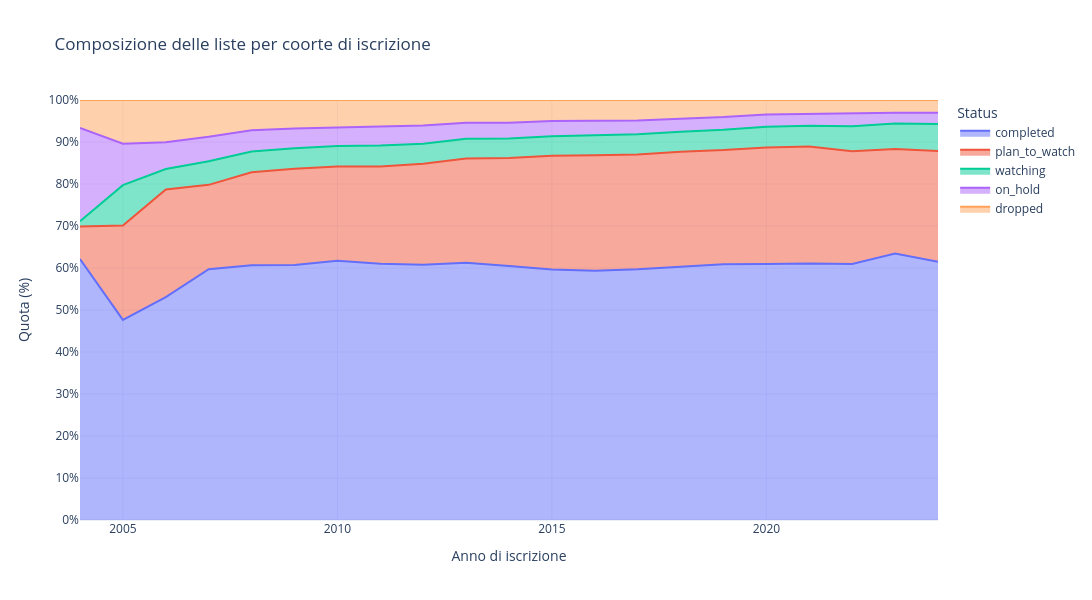

The notebook cell saved with this chart:
### Markdown cell above
## Composizione delle liste per anno di iscrizione:

### Code cell
df = df_profiles.copy()

# anno iscrizione
df["joined"] = pd.to_datetime(df["joined"], errors="coerce")
df["joined_year"] = df["joined"].dt.year

# colonne di consumo
cols = ["watching", "completed", "on_hold", "dropped", "plan_to_watch"]
df[cols] = df[cols].apply(pd.to_numeric, errors="coerce").fillna(0)


# aggregazione per anno
consumption_time = (
    df.dropna(subset=["joined_year"])
      .assign(joined_year=lambda x: x["joined_year"].astype(int))
      .groupby("joined_year", observed=True)[cols]
      .sum()
      .reset_index()
      .sort_values("joined_year")
)
#periodo
consumption_time = consumption_time[consumption_time["joined_year"].between(1917, 2024)].copy()

#trasformo in percentuale, così da avere dati più omogenei
den = consumption_time[cols].sum(axis=1)
consumption_time = consumption_time[den > 0].copy()
den = consumption_time[cols].sum(axis=1)

consumption_pct = consumption_time.copy()
consumption_pct[cols] = consumption_pct[cols].div(den, axis=0) * 100

# righe controllo
print(f"joined_year coverage: {df['joined_year'].notna().mean():.3f}")
print(f"cohort share sums (min–max): {consumption_pct[cols].sum(axis=1).min():.1f}% – {consumption_pct[cols].sum(axis=1).max():.1f}%")


#grafico
consumption_long = consumption_pct.melt(
    id_vars="joined_year",
    value_vars=cols,
    var_name="status",
    value_name="share"
)
#ordine
status_order = ["completed", "plan_to_watch", "watching", "on_hold", "dropped"]

fig = px.area(
    consumption_long,
    x="joined_year",
    y="share",
    color="status",
    title="Composizione delle liste per coorte di iscrizione",
    labels={"joined_year": "Anno di iscrizione", "share": "Quota (%)", "status": "Status"},
    category_orders={"status": status_order}
)

fig.update_layout(template="plotly_white", width=1100, height=600)
fig.update_yaxes(ticksuffix="%", range=[0,100], dtick=10)
fig.update_traces(hovertemplate="Quota=%{y:.1f}%<br>Anno=%{x}<extra></extra>")
fig.show()

### Figure 1 — Plotly figure (JSON) as saved in the notebook; plotly's stock layout.template omitted (floating-point values rounded to 4 significant figures)
{"data": [{"fillpattern": {"shape": ""}, "hovertemplate": "Quota=%{y:.1f}%<br>Anno=%{x}<extra></extra>", "legendgroup": "completed", "line": {"color": "#636efa"}, "marker": {"symbol": "circle"}, "mode": "lines", "name": "completed", "orientation": "v", "showlegend": true, "stackgroup": "1", "x": [2004, 2005, 2006, 2007, 2008, 2009, 2010, 2011, 2012, 2013, 2014, 2015, 2016, 2017, 2018, 2019, 2020, 2021, 2022, 2023, 2024], "xaxis": "x", "y": [62.12, 47.64, 53.05, 59.71, 60.63, 60.71, 61.71, 61.04, 60.78, 61.28, 60.46, 59.64, 59.35, 59.68, 60.3, 60.87, 60.95, 61.06, 60.94, 63.45, 61.45], "yaxis": "y", "type": "scatter"}, {"fillpattern": {"shape": ""}, "hovertemplate": "Quota=%{y:.1f}%<br>Anno=%{x}<extra></extra>", "legendgroup": "plan_to_watch", "line": {"color": "#EF553B"}, "marker": {"symbol": "circle"}, "mode": "lines", "name": "plan_to_watch", "orientation": "v", "showlegend": true, "stackgroup": "1", "x": [2004, 2005, 2006, 2007, 2008, 2009, 2010, 2011, 2012, 2013, 2014, 2015, 2016, 2017, 2018, 2019, 2020, 2021, 2022, 2023, 2024], "xaxis": "x", "y": [7.791, 22.45, 25.65, 20.08, 22.18, 22.9, 22.47, 23.15, 24.05, 24.79, 25.75, 27.07, 27.51, 27.37, 27.37, 27.2, 27.77, 27.87, 26.87, 24.88, 26.39], "yaxis": "y", "type": "scatter"}, {"fillpattern": {"shape": ""}, "hovertemplate": "Quota=%{y:.1f}%<br>Anno=%{x}<extra></extra>", "legendgroup": "watching", "line": {"color": "#00cc96"}, "marker": {"symbol": "circle"}, "mode": "lines", "name": "watching", "orientation": "v", "showlegend": true, "stackgroup": "1", "x": [2004, 2005, 2006, 2007, 2008, 2009, 2010, 2011, 2012, 2013, 2014, 2015, 2016, 2017, 2018, 2019, 2020, 2021, 2022, 2023, 2024], "xaxis": "x", "y": [1.215, 9.63, 4.864, 5.62, 4.934, 4.923, 4.843, 4.984, 4.757, 4.711, 4.627, 4.639, 4.741, 4.789, 4.741, 4.828, 4.908, 4.916, 5.936, 6.079, 6.426], "yaxis": "y", "type": "scatter"}, {"fillpattern": {"shape": ""}, "hovertemplate": "Quota=%{y:.1f}%<br>Anno=%{x}<extra></extra>", "legendgroup": "on_hold", "line": {"color": "#ab63fa"}, "marker": {"symbol": "circle"}, "mode": "lines", "name": "on_hold", "orientation": "v", "showlegend": true, "stackgroup": "1", "x": [2004, 2005, 2006, 2007, 2008, 2009, 2010, 2011, 2012, 2013, 2014, 2015, 2016, 2017, 2018, 2019, 2020, 2021, 2022, 2023, 2024], "xaxis": "x", "y": [22.23, 9.883, 6.396, 5.846, 5.038, 4.711, 4.418, 4.532, 4.316, 3.816, 3.718, 3.623, 3.403, 3.264, 3.132, 3.037, 2.946, 2.889, 3.017, 2.57, 2.69], "yaxis": "y", "type": "scatter"}, {"fillpattern": {"shape": ""}, "hovertemplate": "Quota=%{y:.1f}%<br>Anno=%{x}<extra></extra>", "legendgroup": "dropped", "line": {"color": "#FFA15A"}, "marker": {"symbol": "circle"}, "mode": "lines", "name": "dropped", "orientation": "v", "showlegend": true, "stackgroup": "1", "x": [2004, 2005, 2006, 2007, 2008, 2009, 2010, 2011, 2012, 2013, 2014, 2015, 2016, 2017, 2018, 2019, 2020, 2021, 2022, 2023, 2024], "xaxis": "x", "y": [6.648, 10.39, 10.04, 8.74, 7.213, 6.758, 6.558, 6.296, 6.099, 5.409, 5.438, 5.023, 5.003, 4.896, 4.457, 4.057, 3.428, 3.265, 3.244, 3.027, 3.039], "yaxis": "y", "type": "scatter"}], "layout": {"xaxis": {"anchor": "y", "domain": [0.0, 1.0], "title": {"text": "Anno di iscrizione"}}, "yaxis": {"anchor": "x", "domain": [0.0, 1.0], "title": {"text": "Quota (%)"}, "ticksuffix": "%", "range": [0, 100], "dtick": 10}, "legend": {"title": {"text": "Status"}, "tracegroupgap": 0}, "title": {"text": "Composizione delle liste per coorte di iscrizione"}, "width": 1100, "height": 600}}
